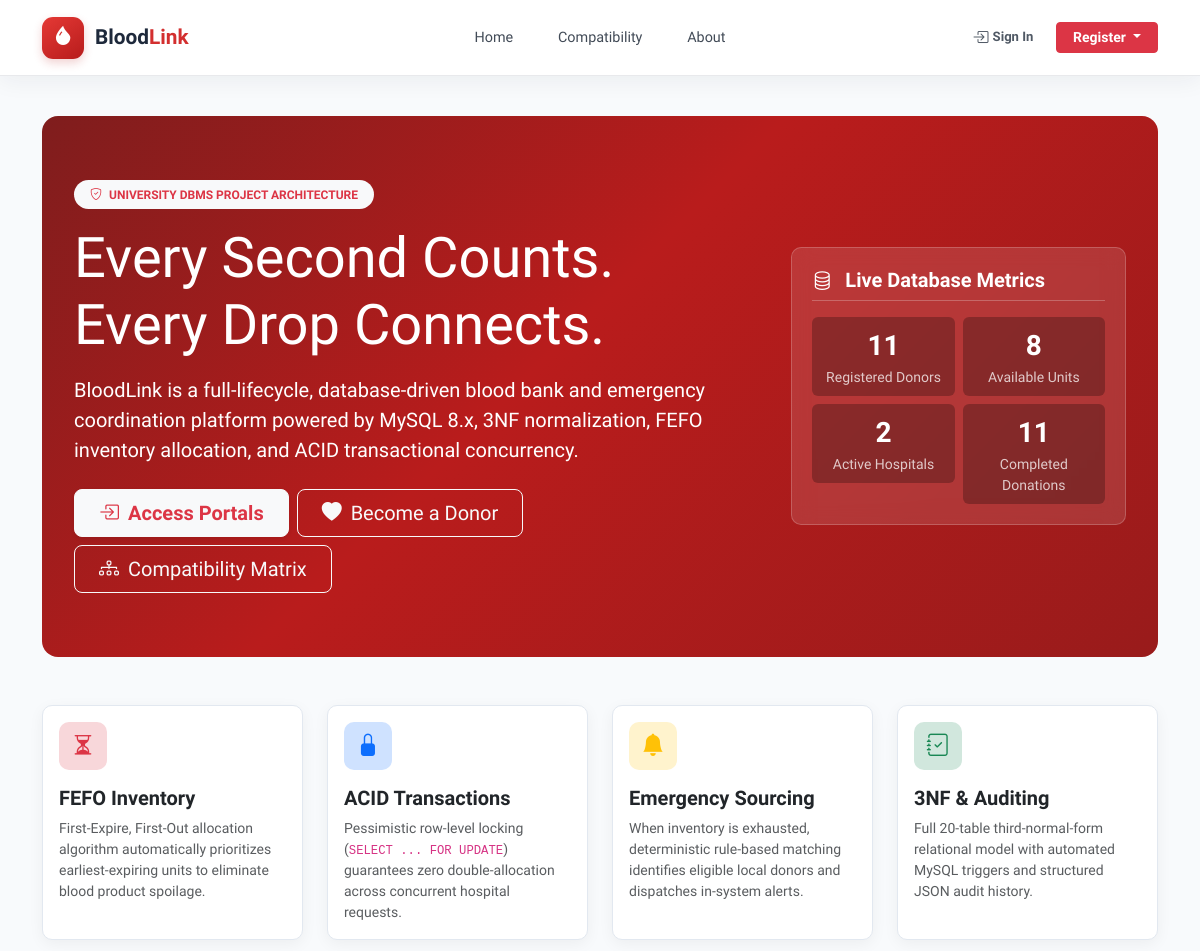
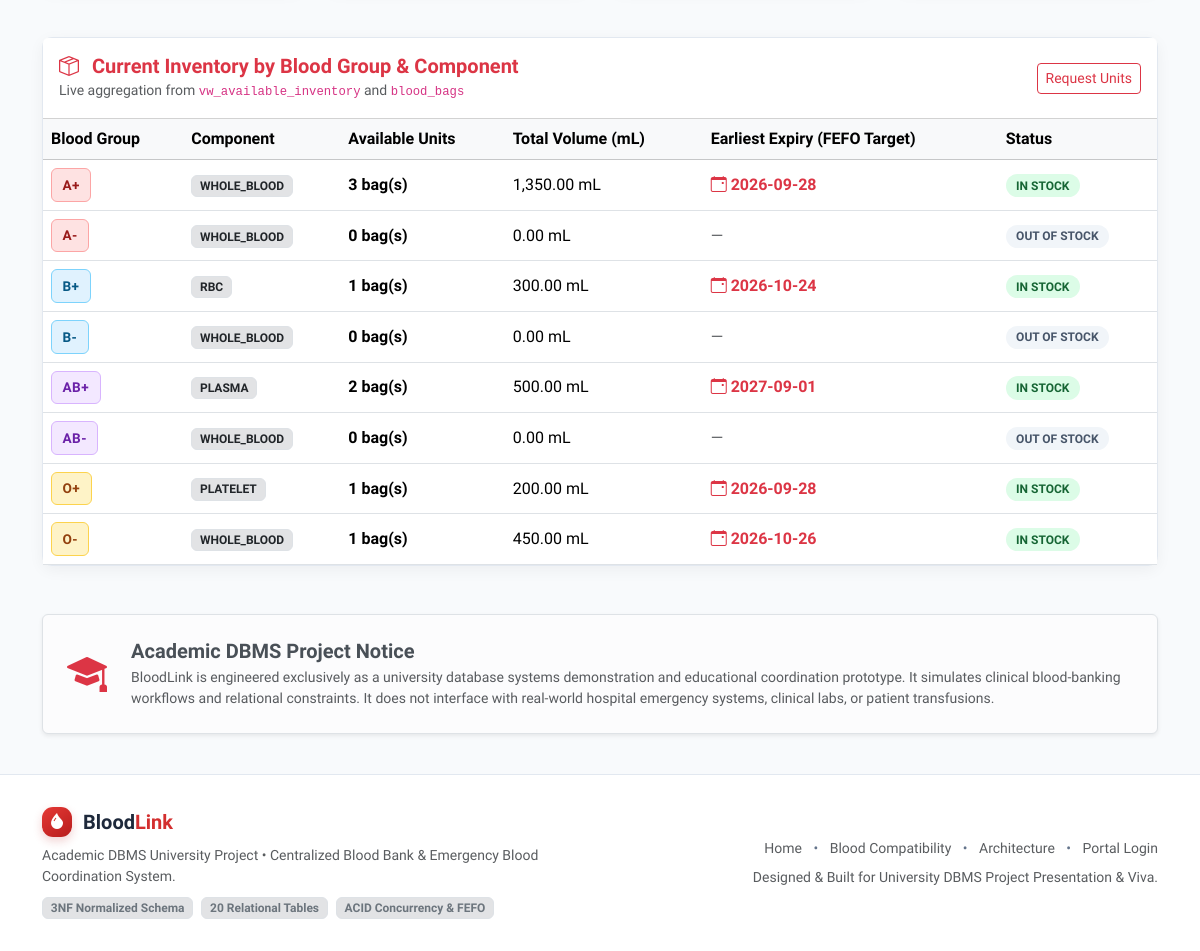
The page / on the database its author committed (2 pictures, top to bottom).
### tables this page shows
CREATE TABLE blood_groups (
    blood_group_id INT UNSIGNED AUTO_INCREMENT PRIMARY KEY,
    group_name VARCHAR(5) NOT NULL UNIQUE,
    abo_type ENUM('A','B','AB','O') NOT NULL,
    rh_factor ENUM('+','-') NOT NULL,

    UNIQUE KEY uq_blood_group_abo_rh (abo_type, rh_factor)
);

### app/core/Controller.php (called while the page is built, shortened)
<?php
require_once __DIR__ . '/View.php';
abstract class Controller {
    protected function render(string $viewPath, array $data = [], string $layout = 'main'): void {
        View::render($viewPath, $data, $layout);
    }
}

### app/controllers/HomeController.php (called while the page is built, shortened)
<?php
require_once __DIR__ . '/../core/Controller.php';
require_once __DIR__ . '/../services/InventoryService.php';
class HomeController extends Controller {
    public function index(): void {
        $inventorySummary = InventoryService::getInventorySummary();
        $pdo = Database::getConnection();
        $stats = [
            'total_donors'   => $pdo->query("SELECT COUNT(*) FROM donors")->fetchColumn(),
            'total_units'    => $pdo->query("SELECT COUNT(*) FROM blood_bags WHERE status = 'AVAILABLE' AND expiry_date >= CURRENT_DATE")->fetchColumn(),
            'total_hospitals'=> $pdo->query("SELECT COUNT(*) FROM hospitals WHERE approval_status = 'APPROVED'")->fetchColumn(),
            'total_donations'=> $pdo->query("SELECT COUNT(*) FROM donations WHERE donation_status = 'COMPLETED'")->fetchColumn()
        ];
        $compatibilityMatrix = CompatibilityService::getCompatibilityMatrix();
        $this->render('public/home', [
            'title' => 'BloodLink — Centralized Blood Bank & Emergency Coordination',
            'stats' => $stats,
            'inventorySummary' => $inventorySummary,
            'matrix' => $compatibilityMatrix
        ]);
    }
}

### app/core/Router.php (called while the page is built, shortened)
<?php
class Router {
    private array $routes = [];
    private Request $request;
    public function __construct(Request $request, Response $response) {
        $this->request = $request;
    }
    public function get(string $path, array $handler, array $middleware = []): void {
        $this->routes['GET'][$path] = [
            'handler' => $handler,
            'middleware' => $middleware
        ];
    }
    public function post(string $path, array $handler, array $middleware = []): void {
        $this->routes['POST'][$path] = [
            'handler' => $handler,
            'middleware' => $middleware
        ];
    }
    public function dispatch(): void {
        $method = $this->request->getMethod();
        $path = $this->request->getPath();
        $route = $this->routes[$method][$path] ?? null;
        $params = [];
        [$controllerClass, $actionMethod] = $route['handler'];
        $controllerInstance = new $controllerClass();
        call_user_func_array([$controllerInstance, $actionMethod], $params);
    }
}

### public/index.php (called while the page is built, shortened)
<?php
require_once __DIR__ . '/../app/core/Router.php';
try {
    $request  = new Request();
    $response = new Response();
    $router   = new Router($request, $response);
    $router->dispatch();
} catch (Throwable $e) {
    error_log("Unhandled exception: " . $e->getMessage() . "\n" . $e->getTraceAsString());
    http_response_code(500);
    ?>
    <!DOCTYPE html>
    <html lang="en">
    <head>
        <meta charset="UTF-8">
        <title>BloodLink — Application Error</title>
        <link href="https://cdn.jsdelivr.net/npm/bootstrap@5.3.2/dist/css/bootstrap.min.css" rel="stylesheet">
    </head>
    <body class="bg-light d-flex align-items-center justify-content-center min-vh-100 p-4">
        <div class="card shadow-sm border-danger" style="max-width: 650px;">
            <div class="card-header bg-danger text-white fw-bold">
                BloodLink Application Error (500)
            </div>
            <div class="card-body">
                <h5 class="card-title text-danger">An unexpected error occurred</h5>
                <p class="card-text text-muted"><?= htmlspecialchars($e->getMessage(), ENT_QUOTES, 'UTF-8') ?></p>
                <div class="bg-dark text-light p-3 rounded font-monospace small" style="overflow-x:auto;">
                    <?= nl2br(htmlspecialchars($e->getFile() . ':' . $e->getLine() . "\n\n" . $e->getTraceAsString(), ENT_QUOTES, 'UTF-8')) ?>
                </div>
                <div class="mt-3 text-end">
                    <a href="javascript:history.back()" class="btn btn-outline-secondary">Go Back</a>
                    <a href="<?= APP_ROOT_URL ?>/" class="btn btn-primary">Return to Home</a>
                </div>
            </div>
        </div>
    </body>
    </html>
    <?php
}

### index.php (called while the page is built)
<?php
require_once __DIR__ . '/public/index.php';

### app/services/InventoryService.php (called while the page is built, shortened)
<?php
class InventoryService {
    public static function getInventorySummary(): array {
        $pdo = Database::getConnection();
        $stmt = $pdo->query("
            SELECT
                bg.blood_group_id,
                bg.group_name,
                bb.component_type,
                COUNT(bb.blood_bag_id) AS total_units,
                COALESCE(SUM(bb.quantity_ml), 0) AS total_ml,
                MIN(bb.expiry_date) AS earliest_expiry
            FROM blood_groups bg
            LEFT JOIN blood_bags bb ON bg.blood_group_id = bb.blood_group_id
                 AND bb.status = 'AVAILABLE'
                 AND bb.expiry_date >= CURRENT_DATE
            GROUP BY bg.blood_group_id, bg.group_name, bb.component_type
            ORDER BY bg.blood_group_id ASC
        ");
        return $stmt->fetchAll();
    }
}

### views/public/home.php (the view)
<div class="hero-gradient mb-5 text-white">
    <div class="row align-items-center">
        <div class="col-lg-8">
            <span class="badge bg-light text-danger fw-bold px-3 py-2 rounded-pill text-uppercase mb-3">
                <i class="bi bi-shield-check me-1"></i> University DBMS Project Architecture
            </span>
            <h1 class="display-4 fw-extrabold mb-3">
                Every Second Counts.<br>Every Drop Connects.
            </h1>
            <p class="lead mb-4 opacity-90" style="max-width: 650px;">
                <strong>BloodLink</strong> is a full-lifecycle, database-driven blood bank and emergency coordination platform powered by MySQL 8.x, 3NF normalization, FEFO inventory allocation, and ACID transactional concurrency.
            </p>
            <div class="d-flex flex-wrap gap-2">
                <a href="<?= url('/login') ?>" class="btn btn-light btn-lg text-danger fw-bold shadow-sm px-4">
                    <i class="bi bi-box-arrow-in-right me-1"></i> Access Portals
                </a>
                <a href="<?= url('/register/donor') ?>" class="btn btn-outline-light btn-lg px-4">
                    <i class="bi bi-heart-fill me-1"></i> Become a Donor
                </a>
                <a href="<?= url('/compatibility') ?>" class="btn btn-outline-light btn-lg px-4">
                    <i class="bi bi-diagram-3 me-1"></i> Compatibility Matrix
                </a>
            </div>
        </div>
        <div class="col-lg-4 mt-4 mt-lg-0">
            <div class="hero-stats">
                <h5 class="fw-bold mb-3 border-bottom border-light border-opacity-25 pb-2">
                    <i class="bi bi-database me-2"></i> Live Database Metrics
                </h5>
                <div class="row g-2 text-center">
                    <div class="col-6">
                        <div class="p-2 rounded bg-black bg-opacity-25">
                            <div class="fs-3 fw-bold"><?= (int)$stats['total_donors'] ?></div>
                            <div class="small opacity-75">Registered Donors</div>
                        </div>
                    </div>
                    <div class="col-6">
                        <div class="p-2 rounded bg-black bg-opacity-25">
                            <div class="fs-3 fw-bold"><?= (int)$stats['total_units'] ?></div>
                            <div class="small opacity-75">Available Units</div>
                        </div>
                    </div>
                    <div class="col-6">
                        <div class="p-2 rounded bg-black bg-opacity-25">
                            <div class="fs-3 fw-bold"><?= (int)$stats['total_hospitals'] ?></div>
                            <div class="small opacity-75">Active Hospitals</div>
                        </div>
                    </div>
                    <div class="col-6">
                        <div class="p-2 rounded bg-black bg-opacity-25">
                            <div class="fs-3 fw-bold"><?= (int)$stats['total_donations'] ?></div>
                            <div class="small opacity-75">Completed Donations</div>
                        </div>
                    </div>
                </div>
            </div>
        </div>
    </div>
</div>
<div class="row g-4 mb-5">
    <div class="col-md-3">
        <div class="card card-bloodlink h-100 p-3">
            <div class="kpi-icon bg-danger-subtle text-danger mb-3">
                <i class="bi bi-hourglass-split"></i>
            </div>
            <h5 class="fw-bold mb-2">FEFO Inventory</h5>
            <p class="text-muted small mb-0">
                First-Expire, First-Out allocation algorithm automatically prioritizes earliest-expiring units to eliminate blood product spoilage.
            </p>
        </div>
    </div>
    <div class="col-md-3">
        <div class="card card-bloodlink h-100 p-3">
            <div class="kpi-icon bg-primary-subtle text-primary mb-3">
                <i class="bi bi-lock-fill"></i>
            </div>
            <h5 class="fw-bold mb-2">ACID Transactions</h5>
            <p class="text-muted small mb-0">
                Pessimistic row-level locking (<code>SELECT ... FOR UPDATE</code>) guarantees zero double-allocation across concurrent hospital requests.
            </p>
        </div>
    </div>
    <div class="col-md-3">
        <div class="card card-bloodlink h-100 p-3">
            <div class="kpi-icon bg-warning-subtle text-warning mb-3">
                <i class="bi bi-bell-fill"></i>
            </div>
            <h5 class="fw-bold mb-2">Emergency Sourcing</h5>
            <p class="text-muted small mb-0">
                When inventory is exhausted, deterministic rule-based matching identifies eligible local donors and dispatches in-system alerts.
            </p>
        </div>
    </div>
    <div class="col-md-3">
        <div class="card card-bloodlink h-100 p-3">
            <div class="kpi-icon bg-success-subtle text-success mb-3">
                <i class="bi bi-journal-check"></i>
            </div>
            <h5 class="fw-bold mb-2">3NF & Auditing</h5>
            <p class="text-muted small mb-0">
                Full 20-table third-normal-form relational model with automated MySQL triggers and structured JSON audit history.
            </p>
        </div>
    </div>
</div>
<div class="card card-bloodlink mb-5">
    <div class="card-header bg-white py-3 d-flex justify-content-between align-items-center">
        <div>
            <h5 class="fw-bold mb-0 text-danger"><i class="bi bi-box-seam me-2"></i> Current Inventory by Blood Group & Component</h5>
            <small class="text-muted">Live aggregation from <code>vw_available_inventory</code> and <code>blood_bags</code></small>
        </div>
        <a href="<?= url('/login') ?>" class="btn btn-sm btn-outline-danger">Request Units</a>
    </div>
    <div class="card-body p-0">
        <div class="table-responsive">
            <table class="table table-hover align-middle mb-0">
                <thead class="table-light">
                    <tr>
                        <th>Blood Group</th>
                        <th>Component</th>
                        <th>Available Units</th>
                        <th>Total Volume (mL)</th>
                        <th>Earliest Expiry (FEFO Target)</th>
                        <th>Status</th>
                    </tr>
                </thead>
                <tbody>
                    <?php if (empty($inventorySummary)): ?>
                        <tr><td colspan="6" class="text-center py-4 text-muted">No available inventory records found.</td></tr>
                    <?php else: ?>
                        <?php foreach ($inventorySummary as $row): ?>
                            <tr>
                                <td>
                                    <?php
                                    $grpClass = 'badge-blood-A';
                                    if (str_contains($row['group_name'], 'B')) $grpClass = 'badge-blood-B';
                                    if (str_contains($row['group_name'], 'AB')) $grpClass = 'badge-blood-AB';
                                    if (str_contains($row['group_name'], 'O')) $grpClass = 'badge-blood-O';
                                    ?>
                                    <span class="badge-blood <?= $grpClass ?>"><?= e($row['group_name']) ?></span>
                                </td>
                                <td><span class="badge bg-secondary-subtle text-dark border"><?= e($row['component_type'] ?? 'WHOLE_BLOOD') ?></span></td>
                                <td class="fw-bold fs-6"><?= (int)$row['total_units'] ?> bag(s)</td>
                                <td><?= number_format((float)$row['total_ml'], 2) ?> mL</td>
                                <td>
                                    <?php if ($row['earliest_expiry']): ?>
                                        <span class="text-danger fw-semibold"><i class="bi bi-calendar-event me-1"></i><?= e($row['earliest_expiry']) ?></span>
                                    <?php else: ?>
                                        <span class="text-muted">—</span>
                                    <?php endif; ?>
                                </td>
                                <td>
                                    <?php if ((int)$row['total_units'] > 0): ?>
                                        <span class="badge badge-status badge-status-available">In Stock</span>
                                    <?php else: ?>
                                        <span class="badge badge-status badge-status-discarded">Out of Stock</span>
                                    <?php endif; ?>
                                </td>
                            </tr>
                        <?php endforeach; ?>
                    <?php endif; ?>
                </tbody>
            </table>
        </div>
    </div>
</div>
<div class="alert alert-light border shadow-sm p-4 d-flex align-items-center">
    <div class="fs-1 text-danger me-4"><i class="bi bi-mortarboard-fill"></i></div>
    <div>
        <h5 class="fw-bold mb-1">Academic DBMS Project Notice</h5>
        <p class="text-muted small mb-0">
            BloodLink is engineered exclusively as a university database systems demonstration and educational coordination prototype. It simulates clinical blood-banking workflows and relational constraints. It does not interface with real-world hospital emergency systems, clinical labs, or patient transfusions.
        </p>
    </div>
</div>

### rows shown on the page
blood_groups: group_name "A+", component_type "WHOLE_BLOOD", total_units "3", total_ml "1,350.00", earliest_expiry "2026-09-28", shows "IN STOCK"
blood_groups: group_name "A-", component_type "WHOLE_BLOOD", total_units "0", total_ml "0.00", shows "OUT OF STOCK"
blood_groups: group_name "B+", component_type "RBC", total_units "1", total_ml "300.00", earliest_expiry "2026-10-24", shows "IN STOCK"
blood_groups: group_name "B-", component_type "WHOLE_BLOOD", total_units "0", total_ml "0.00", shows "OUT OF STOCK"
blood_groups: group_name "AB+", component_type "PLASMA", total_units "2", total_ml "500.00", earliest_expiry "2027-09-01", shows "IN STOCK"
blood_groups: group_name "AB-", component_type "WHOLE_BLOOD", total_units "0", total_ml "0.00", shows "OUT OF STOCK"
blood_groups: group_name "O+", component_type "PLATELET", total_units "1", total_ml "200.00", earliest_expiry "2026-09-28", shows "IN STOCK"
blood_groups: group_name "O-", component_type "WHOLE_BLOOD", total_units "1", total_ml "450.00", earliest_expiry "2026-10-26", shows "IN STOCK"

### other values the page prints
$stats['total_donors'] "11"
$stats['total_units'] "8"
$stats['total_hospitals'] "2"
$stats['total_donations'] "11"
